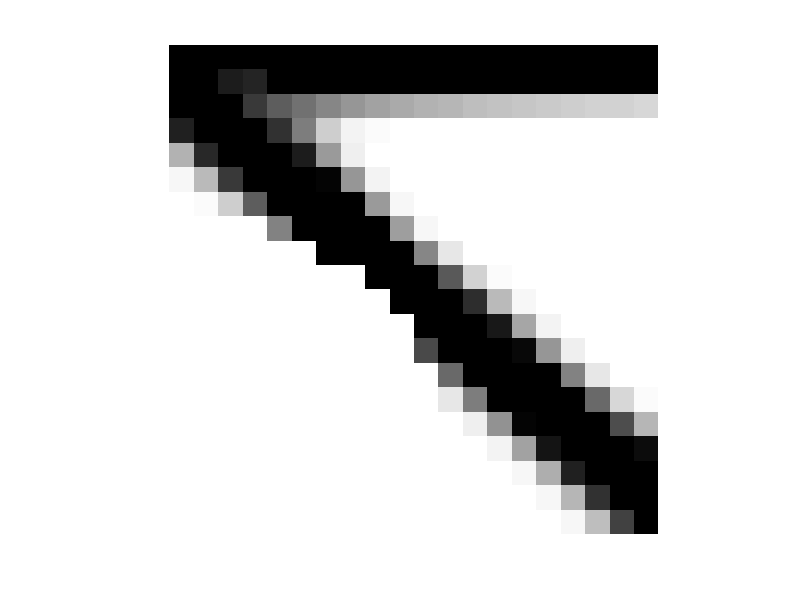
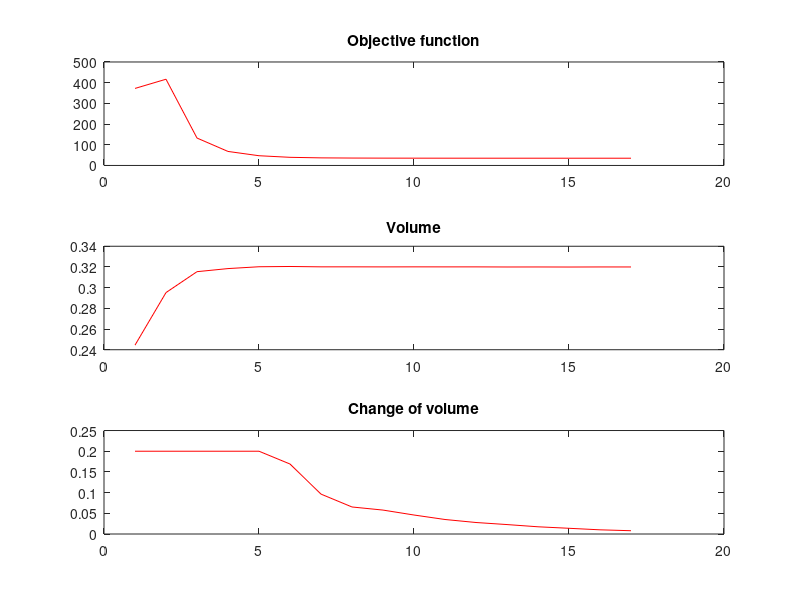

Recreate these plots in MATLAB, in order.
%%%% AN 88 LINE TOPOLOGY OPTIMIZATION CODE Nov, 2010 %%%%
%function top88(nelx,nely,volfrac,penal,rmin,ft)
nelx=20; nely=20; volfrac=0.33; penal=3.0; rmin=1.5; ft=1;
%% MATERIAL PROPERTIES
E0 = 1;
Emin = 1e-9;
nu = 0.3;
%% PREPARE FINITE ELEMENT ANALYSIS
A11 = [12  3 -6 -3;  3 12  3  0; -6  3 12 -3; -3  0 -3 12];
A12 = [-6 -3  0  3; -3 -6 -3 -6;  0 -3 -6  3;  3 -6  3 -6];
B11 = [-4  3 -2  9;  3 -4 -9  4; -2 -9 -4 -3;  9  4 -3 -4];
B12 = [ 2 -3  4 -9; -3  2  9 -2;  4  9  2  3; -9 -2  3  2];
KE = 1/(1-nu^2)/24*([A11 A12;A12' A11]+nu*[B11 B12;B12' B11]);
nodenrs = reshape(1:(1+nelx)*(1+nely),1+nely,1+nelx);
edofVec = reshape(2*nodenrs(1:end-1,1:end-1)+1,nelx*nely,1);
edofMat = repmat(edofVec,1,8)+repmat([0 1 2*nely+[2 3 0 1] -2 -1],nelx*nely,1);
iK = reshape(kron(edofMat,ones(8,1))',64*nelx*nely,1);
jK = reshape(kron(edofMat,ones(1,8))',64*nelx*nely,1);
% DEFINE LOADS AND SUPPORTS (HALF MBB-BEAM)
F = sparse(2,1,1,2*(nely+1)*(nelx+1),1);
U = zeros(2*(nely+1)*(nelx+1),1);
fixeddofs = 2*(nelx)*(nely+1)+1:2*(nely+1)*(nelx+1);
alldofs = 1:2*(nely+1)*(nelx+1);
freedofs = setdiff(alldofs,fixeddofs);
passive = zeros(nely,nelx);
for i = 1:nelx
  for j = 1:nely
      if ((i)^2+(j-nely)^2) < (0.65*nelx)^2
          passive(j,i) = 1;
      end
  end
end
%% PREPARE FILTER
iH = ones(nelx*nely*(2*(ceil(rmin)-1)+1)^2,1);
jH = ones(size(iH));
sH = zeros(size(iH));
k = 0;
for i1 = 1:nelx
  for j1 = 1:nely
    e1 = (i1-1)*nely+j1;
    for i2 = max(i1-(ceil(rmin)-1),1):min(i1+(ceil(rmin)-1),nelx)
      for j2 = max(j1-(ceil(rmin)-1),1):min(j1+(ceil(rmin)-1),nely)
        e2 = (i2-1)*nely+j2;
        k = k+1;
        iH(k) = e1;
        jH(k) = e2;
        sH(k) = max(0,rmin-sqrt((i1-i2)^2+(j1-j2)^2));
      end
    end
  end
end
H = sparse(iH,jH,sH);
Hs = sum(H,2);
%% INITIALIZE ITERATION
x = repmat(volfrac,nely,nelx);
xPhys = x;
loop = 0;
change = 1;
obj = NaN(200,1);
changeplot = NaN(200,1);
volume = NaN(200,1);
%% START ITERATION
while change > 0.01
  loop = loop + 1;
  %% FE-ANALYSIS
  sK = reshape(KE(:)*(Emin+xPhys(:)'.^penal*(E0-Emin)),64*nelx*nely,1);
  K = sparse(iK,jK,sK); K = (K+K')/2;
  U(freedofs) = K(freedofs,freedofs)\F(freedofs);
  %% OBJECTIVE FUNCTION AND SENSITIVITY ANALYSIS
  ce = reshape(sum((U(edofMat)*KE).*U(edofMat),2),nely,nelx);
  c = sum(sum((Emin+xPhys.^penal*(E0-Emin)).*ce));
  dc = -penal*(E0-Emin)*xPhys.^(penal-1).*ce;
  dv = ones(nely,nelx);
  obj(loop+1) = c;
  %% FILTERING/MODIFICATION OF SENSITIVITIES
  if ft == 1
    dc(:) = H*(x(:).*dc(:))./Hs./max(1e-3,x(:));
  elseif ft == 2
    dc(:) = H*(dc(:)./Hs);
    dv(:) = H*(dv(:)./Hs);
  end
  %% OPTIMALITY CRITERIA UPDATE OF DESIGN VARIABLES AND PHYSICAL DENSITIES
  l1 = 0; l2 = 1e9; move = 0.2;
  while (l2-l1)/(l1+l2) > 1e-3
    lmid = 0.5*(l2+l1);
    xnew = max(0,max(x-move,min(1,min(x+move,x.*sqrt(-dc./dv/lmid)))));
    if ft == 1
      xPhys = xnew;
    elseif ft == 2
      xPhys(:) = (H*xnew(:))./Hs;
    end
    if sum(xPhys(:)) > volfrac*nelx*nely, l1 = lmid; else, l2 = lmid; end
    xPhys(passive==1) = 0;
    xPhys(passive==2) = 1;
  end
  change = max(abs(xnew(:)-x(:)));
  changeplot(loop+1) = change;
  volume(loop+1) = mean(xPhys(:));
  x = xnew;
  %% PRINT RESULTS
  fprintf(' It.:%5i Obj.:%11.4f Vol.:%7.3f ch.:%7.3f\n',loop,c, ...
    mean(xPhys(:)),change);
  %% PLOT DENSITIES
  colormap(gray); imagesc(1-xPhys); caxis([0 1]); axis equal; axis off; drawnow;
end
%% EXTRA PLOTS
obj(isnan(obj)) = [];
changeplot(isnan(changeplot)) = [];
volume(isnan(volume)) = [];

figure;
ax1 = subplot(3,1,1);
plot(obj,'r');
title(ax1,'Objective function')

ax2 = subplot(3,1,2);
plot(volume,'r');
title(ax2,'Volume')

ax3 = subplot(3,1,3);
plot(changeplot,'r');
title(ax3,'Change of volume')
%
%%%%%%%%%%%%%%%%%%%%%%%%%%%%%%%%%%%%%%%%%%%%%%%%%%%%%%%%%%%%%%%%%%%%%%%%%%%%
% This Matlab code was written by E. Andreassen, A. Clausen, M. Schevenels,%
% B. S. Lazarov and O. Sigmund,  Department of Solid  Mechanics,           %
%  Technical University of Denmark,                                        %
%  DK-2800 Lyngby, Denmark.                                                %
% Please sent your comments to: sigmund@fam.dtu.dk                         %
%                                                                          %
% The code is intended for educational purposes and theoretical details    %
% are discussed in the paper                                               %
% "Efficient topology optimization in MATLAB using 88 lines of code,       %
% E. Andreassen, A. Clausen, M. Schevenels,                                %
% B. S. Lazarov and O. Sigmund, Struct Multidisc Optim, 2010               %
% This version is based on earlier 99-line code                            %
% by Ole Sigmund (2001), Structural and Multidisciplinary Optimization,    %
% Vol 21, pp. 120--127.                                                    %
%                                                                          %
% The code as well as a postscript version of the paper can be             %
% downloaded from the web-site: http://www.topopt.dtu.dk                   %
%                                                                          %
% Disclaimer:                                                              %
% The authors reserves all rights but do not guaranty that the code is     %
% free from errors. Furthermore, we shall not be liable in any event       %
% caused by the use of the program.                                        %
%%%%%%%%%%%%%%%%%%%%%%%%%%%%%%%%%%%%%%%%%%%%%%%%%%%%%%%%%%%%%%%%%%%%%%%%%%%%

